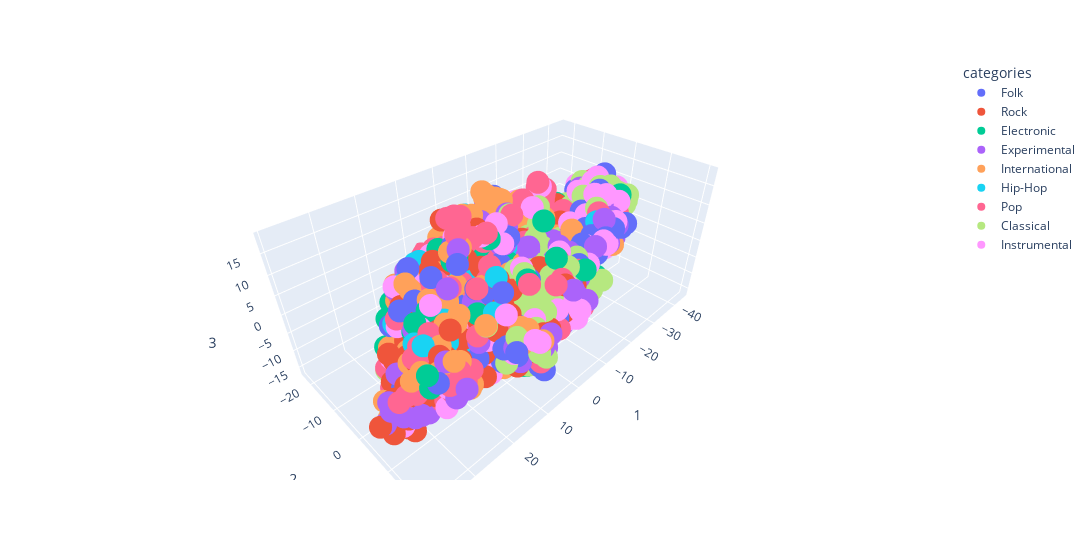

Notebook code cell kept with this figure:
### Code cell
model_dict_128.run_tsne()
#del model_dict_128
#collect()

### Figure 1 — Plotly figure (JSON) as saved in the notebook; plotly's stock layout.template omitted (floating-point values rounded to 4 significant figures; data arrays with more than 128 entries replaced by an {"elided": "..."} marker saying what was removed)
{"data": [{"hovertemplate": "categories=Folk<br>1=%{x}<br>2=%{y}<br>3=%{z}<extra></extra>", "legendgroup": "Folk", "marker": {"color": "#636efa", "symbol": "circle"}, "mode": "markers", "name": "Folk", "scene": "scene", "showlegend": true, "type": "scatter3d", "x": {"elided": "203 float values"}, "y": {"elided": "203 float values"}, "z": {"elided": "203 float values"}}, {"hovertemplate": "categories=Rock<br>1=%{x}<br>2=%{y}<br>3=%{z}<extra></extra>", "legendgroup": "Rock", "marker": {"color": "#EF553B", "symbol": "circle"}, "mode": "markers", "name": "Rock", "scene": "scene", "showlegend": true, "type": "scatter3d", "x": {"elided": "195 float values"}, "y": {"elided": "195 float values"}, "z": {"elided": "195 float values"}}, {"hovertemplate": "categories=Electronic<br>1=%{x}<br>2=%{y}<br>3=%{z}<extra></extra>", "legendgroup": "Electronic", "marker": {"color": "#00cc96", "symbol": "circle"}, "mode": "markers", "name": "Electronic", "scene": "scene", "showlegend": true, "type": "scatter3d", "x": {"elided": "179 float values"}, "y": {"elided": "179 float values"}, "z": {"elided": "179 float values"}}, {"hovertemplate": "categories=Experimental<br>1=%{x}<br>2=%{y}<br>3=%{z}<extra></extra>", "legendgroup": "Experimental", "marker": {"color": "#ab63fa", "symbol": "circle"}, "mode": "markers", "name": "Experimental", "scene": "scene", "showlegend": true, "type": "scatter3d", "x": {"elided": "211 float values"}, "y": {"elided": "211 float values"}, "z": {"elided": "211 float values"}}, {"hovertemplate": "categories=International<br>1=%{x}<br>2=%{y}<br>3=%{z}<extra></extra>", "legendgroup": "International", "marker": {"color": "#FFA15A", "symbol": "circle"}, "mode": "markers", "name": "International", "scene": "scene", "showlegend": true, "type": "scatter3d", "x": {"elided": "204 float values"}, "y": {"elided": "204 float values"}, "z": {"elided": "204 float values"}}, {"hovertemplate": "categories=Hip-Hop<br>1=%{x}<br>2=%{y}<br>3=%{z}<extra></extra>", "legendgroup": "Hip-Hop", "marker": {"color": "#19d3f3", "symbol": "circle"}, "mode": "markers", "name": "Hip-Hop", "scene": "scene", "showlegend": true, "type": "scatter3d", "x": {"elided": "191 float values"}, "y": {"elided": "191 float values"}, "z": {"elided": "191 float values"}}, {"hovertemplate": "categories=Pop<br>1=%{x}<br>2=%{y}<br>3=%{z}<extra></extra>", "legendgroup": "Pop", "marker": {"color": "#FF6692", "symbol": "circle"}, "mode": "markers", "name": "Pop", "scene": "scene", "showlegend": true, "type": "scatter3d", "x": {"elided": "207 float values"}, "y": {"elided": "207 float values"}, "z": {"elided": "207 float values"}}, {"hovertemplate": "categories=Classical<br>1=%{x}<br>2=%{y}<br>3=%{z}<extra></extra>", "legendgroup": "Classical", "marker": {"color": "#B6E880", "symbol": "circle"}, "mode": "markers", "name": "Classical", "scene": "scene", "showlegend": true, "type": "scatter3d", "x": {"elided": "201 float values"}, "y": {"elided": "201 float values"}, "z": {"elided": "201 float values"}}, {"hovertemplate": "categories=Instrumental<br>1=%{x}<br>2=%{y}<br>3=%{z}<extra></extra>", "legendgroup": "Instrumental", "marker": {"color": "#FF97FF", "symbol": "circle"}, "mode": "markers", "name": "Instrumental", "scene": "scene", "showlegend": true, "type": "scatter3d", "x": {"elided": "209 float values"}, "y": {"elided": "209 float values"}, "z": {"elided": "209 float values"}}], "layout": {"legend": {"title": {"text": "categories"}, "tracegroupgap": 0}, "margin": {"t": 60}, "scene": {"domain": {"x": [0, 1], "y": [0, 1]}, "xaxis": {"title": {"text": "1"}}, "yaxis": {"title": {"text": "2"}}, "zaxis": {"title": {"text": "3"}}}, "width": 1200}}
